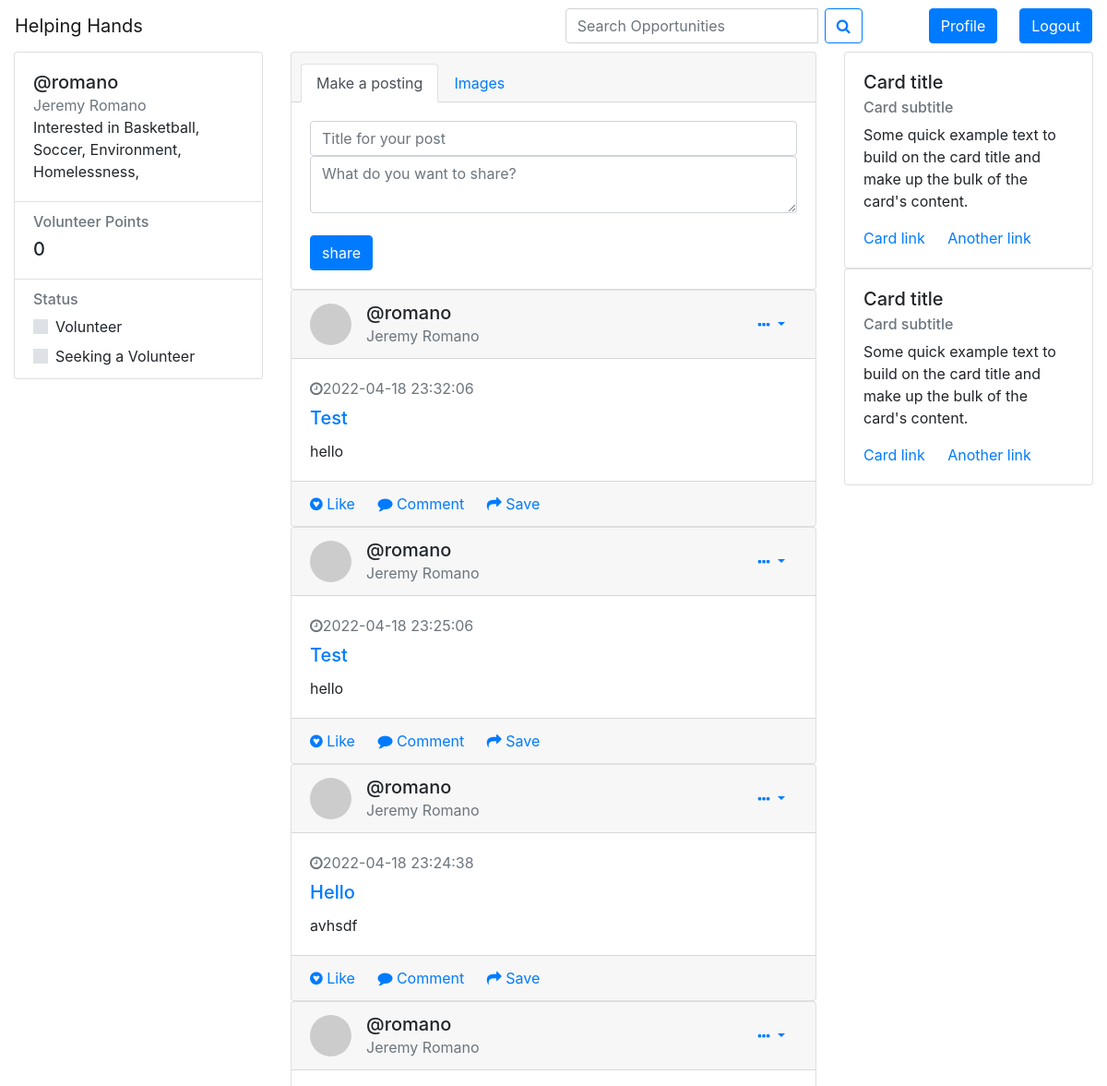
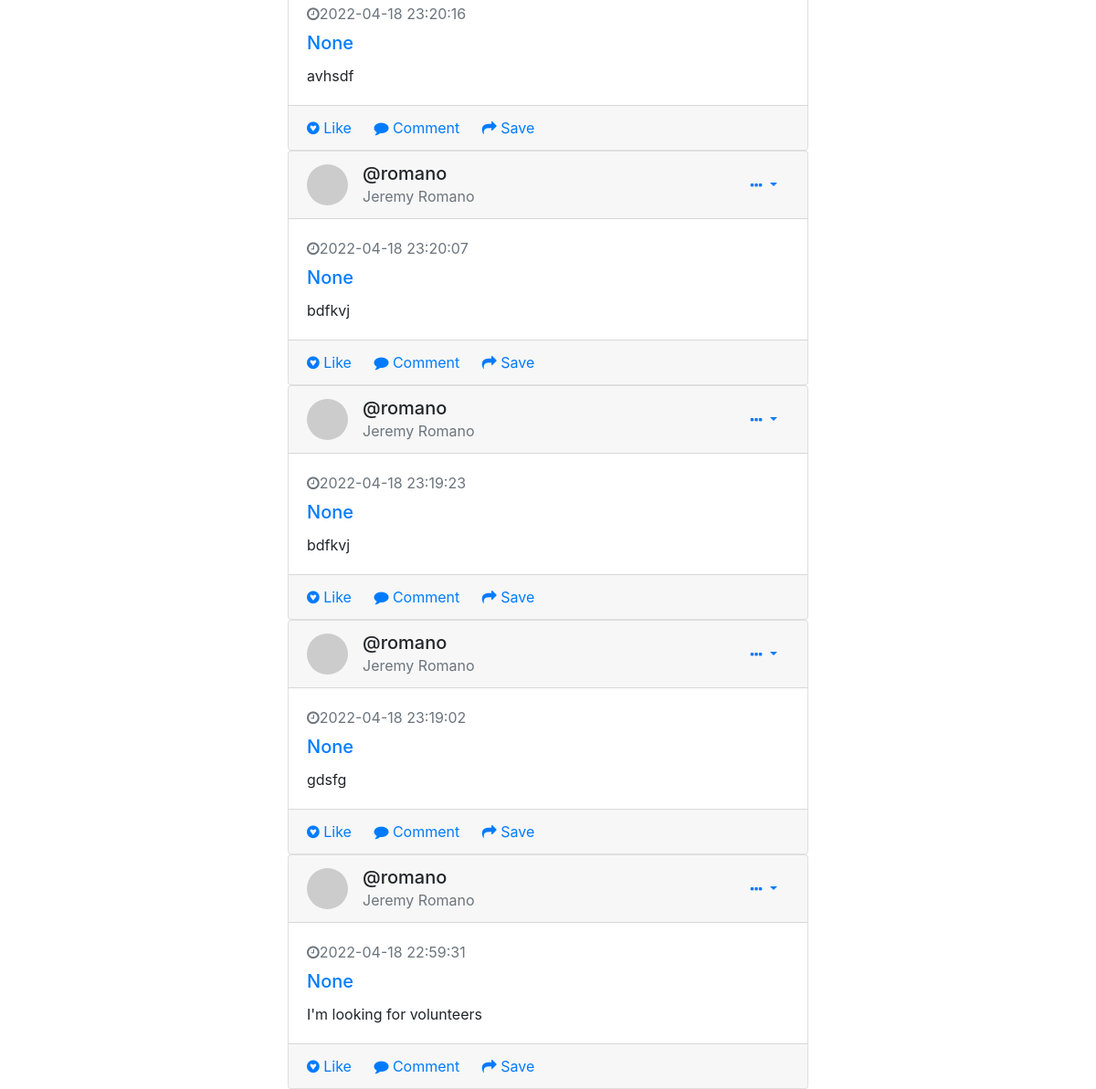
Screenshot of /home (signed in) with the database file from the repository (2 pictures, top to bottom).
### website/models.py (models this page shows)
class User(db.Model, UserMixin):
    id = db.Column(db.Integer, primary_key=True)
    email = db.Column(db.String(150), unique=True)
    username = db.Column(db.String(150), unique=True)
    password = db.Column(db.String(150))
    first_name = db.Column(db.String(150))
    last_name = db.Column(db.String(150))
    zip_code = db.Column(db.String(150))
    notes = db.relationship('Note')
    interest_1 = db.Column(db.String(150))
    interest_2 = db.Column(db.String(150))
    interest_3 = db.Column(db.String(150))
    interest_4 = db.Column(db.String(150))
    interest_5 = db.Column(db.String(150))
    points = db.Column(db.String(150))
    status = db.Column(db.String(150))

class Note(db.Model):
    id = db.Column(db.Integer, primary_key=True)
    title = db.Column(db.String(100))
    data = db.Column(db.String(10000))
    date = db.Column(db.DateTime(timezone=True), default=func.now())
    user_id = db.Column(db.Integer, db.ForeignKey('user.id'))

### website/views.py (the view, shortened to what this page needs)
@views.route('/home', methods=['GET', 'POST'])
@login_required
def home():
    return render_template("home.html", user=current_user)

### website/__init__.py (called while the page is built)
def create_app():
    app = Flask(__name__)
    app.config['SECRET_KEY'] = 'hjshjhdjah kjshkjdhjs'
    app.config['SQLALCHEMY_DATABASE_URI'] = f'sqlite:///{DB_NAME}'
    db.init_app(app)
    from .views import views
    from .auth import auth
    app.register_blueprint(views, url_prefix='/')
    app.register_blueprint(auth, url_prefix='/')
    from .models import User, Note
    create_database(app)
    login_manager = LoginManager()
    login_manager.login_view = 'auth.login'
    login_manager.init_app(app)
    @login_manager.user_loader
    def load_user(id):
        return User.query.get(int(id))
    return app

### website/templates/home.html (shortened to what this page needs)
<!DOCTYPE html>
<html>
<head>
<link href="//maxcdn.bootstrapcdn.com/bootstrap/4.1.1/css/bootstrap.min.css" rel="stylesheet" id="bootstrap-css">
<link href="https://stackpath.bootstrapcdn.com/font-awesome/4.7.0/css/font-awesome.min.css" rel="stylesheet"
>
</head>
<nav class="navbar navbar-light bg-white">
        <a href="/" class="navbar-brand">Helping Hands</a>
        <form class="form-inline">
            <div class="input-group">
                <input type="text" class="form-control" aria-label="Recipient's username" aria-describedby="button-addon2" placeholder="Search Opportunities">
                <div class="input-group-append">
                    <div class="mr-xl-4 ml-2">
                    <button class="btn btn-outline-primary" type="button" id="button-addon2">
                        <i class="fa fa-search"></i>
                    </button>
                    </div>
                </div>
            </div>
            <div class="ml-xl-5 md-5 mr-4">
                <a class="btn btn-primary" href="/profile">Profile</a>
            </div>
            <a class="btn btn-primary" href="/logout">Logout</a>
        </form>
    </nav>
    <div class="container-fluid gedf-wrapper">
        <div class="row">
            <div class="col-md-3">
                <div class="card">
                    <div class="card-body">
                        <a href=/profile class="h5">@{{ user.username }}</a>
                        <div class="h7 text-muted">{{ user.first_name }} {{ user.last_name }}</div>
                        <div class="h7">Interested in {{ user.interest_1 }}, {{ user.interest_2 }}, {{ user.interest_3 }}, {{ user.interest_4 }}, {{ user.interest_5 }}
                        </div>
                    </div>
                    <ul class="list-group list-group-flush">
                        <li class="list-group-item">
                            <div class="h6 text-muted">Volunteer Points</div>
                            <div class="h5">{{ user.points }}</div>
                        </li>
                        <li class="list-group-item">
                            <div class="h6 text-muted">Status</div>
                            <div class="custom-control custom-switch">
                              <label class="custom-control-label" for="customSwitch1">Volunteer</label>
                            </div>
                            <div class="custom-control custom-switch">
                              <label class="custom-control-label" for="customSwitch2">Seeking a Volunteer</label>
                            </div>
                        </li>
                    </ul>
                </div>
            </div>
            <div class="col-md-6 gedf-main">
                <div class="card gedf-card">
                    <div class="card-header">
                        <ul class="nav nav-tabs card-header-tabs" id="myTab" role="tablist">
                            <li class="nav-item">
                                <a class="nav-link active" id="posts-tab" data-toggle="tab" href="#posts" role="tab" aria-controls="posts" aria-selected="true">Make
                                    a posting</a>
                            </li>
                            <li class="nav-item">
                                <a class="nav-link" id="images-tab" data-toggle="tab" role="tab" aria-controls="images" aria-selected="false" href="#images">Images</a>
                            </li>
                        </ul>
                    </div>
                    <div class="card-body">
                        <div class="tab-content" id="myTabContent">
                            <div class="tab-pane fade show active" id="posts" role="tabpanel" aria-labelledby="posts-tab">
                              <form method="POST">
                                <input name="note_title" id="note_title" class="form-control" placeholder="Title for your post"></input>
                                <textarea name="note" id="note" class="form-control" placeholder="What do you want to share?"></textarea>
                                <br />
                                <div class="btn-group">
                                  <button type="submit" class="btn btn-primary">share</button>
                              </div>
                              </form>
                            </div>
                        </div>
                    </div>
                </div>
                {% for user in user.query.all() %}
                  {% for note in user.notes[::-1] %}
                  <div class="card gedf-card">
                      <div class="card-header">
                          <div class="d-flex justify-content-between align-items-center">
                              <div class="d-flex justify-content-between align-items-center">
                                  <div class="mr-2">
                                      <img class="rounded-circle" width="45" src="https://picsum.photos/50/50" alt="">
                                  </div>
                                  <div class="ml-2">
                                      <a href=/profile/{{ user.username }} class="h5 m-0">@{{ user.username }}</a>
                                      <div class="h7 text-muted">{{ user.first_name }} {{ user.last_name }}</div>
                                  </div>
                              </div>
                              <div>
                                  <div class="dropdown">
                                      <button class="btn btn-link dropdown-toggle" type="button" id="gedf-drop1" data-toggle="dropdown" aria-haspopup="true" aria-expanded="false">
                                          <i class="fa fa-ellipsis-h"></i>
                                      </button>
                                  </div>
                              </div>
                          </div>
                      </div>
                      <div class="card-body">
                          <div class="text-muted h7 mb-2"> <i class="fa fa-clock-o"></i>{{ note.date }}</div>
                          <a class="card-link" href="#">
                             <h5 class="card-title">{{note.title}}</h5>
                          </a>
                          <p class="card-text">
                            {{ note.data }}
                          </p>
                      </div>
                      <div class="card-footer">
                          <a href="#" class="card-link"><i class="fa fa-gittip"></i> Like</a>
                          <a href="#" class="card-link"><i class="fa fa-comment"></i> Comment</a>
                          <a href="#" class="card-link"><i class="fa fa-mail-forward"></i> Save</a>
                      </div>
                  </div>
                  {% endfor %}
                  {% endfor %}
            </div>
            <div class="col-md-3">
                <div class="card gedf-card">
                    <div class="card-body">
                        <h5 class="card-title">Card title</h5>
                        <h6 class="card-subtitle mb-2 text-muted">Card subtitle</h6>
                        <p class="card-text">Some quick example text to build on the card title and make up the bulk of the
                            card's content.</p>
                        <a href="#" class="card-link">Card link</a>
                        <a href="#" class="card-link">Another link</a>
                    </div>
                </div>
                <div class="card gedf-card">
                        <div class="card-body">
                            <h5 class="card-title">Card title</h5>
                            <h6 class="card-subtitle mb-2 text-muted">Card subtitle</h6>
                            <p class="card-text">Some quick example text to build on the card title and make up the bulk of the
                                card's content.</p>
                            <a href="#" class="card-link">Card link</a>
                            <a href="#" class="card-link">Another link</a>
                        </div>
                    </div>
            </div>
        </div>
    </div>
</html>

### rows the page displays
User: username "romano", first_name "Jeremy", last_name "Romano", interest_1 "Basketball", interest_2 "Soccer", interest_3 "Environment", interest_4 "Homelessness", points "0"
Note: date "2022-04-18 23:32:06", title "Test", data "hello"
Note: date "2022-04-18 23:25:06", title "Test", data "hello"
Note: date "2022-04-18 23:24:38", title "Hello", data "avhsdf"
Note: date "2022-04-18 23:20:16", title "None", data "avhsdf"
Note: date "2022-04-18 23:20:07", title "None", data "bdfkvj"
Note: date "2022-04-18 23:19:23", title "None", data "bdfkvj"
Note: date "2022-04-18 23:19:02", title "None", data "gdsfg"
Note: date "2022-04-18 22:59:31", title "None", data "I'm looking for volunteers"
